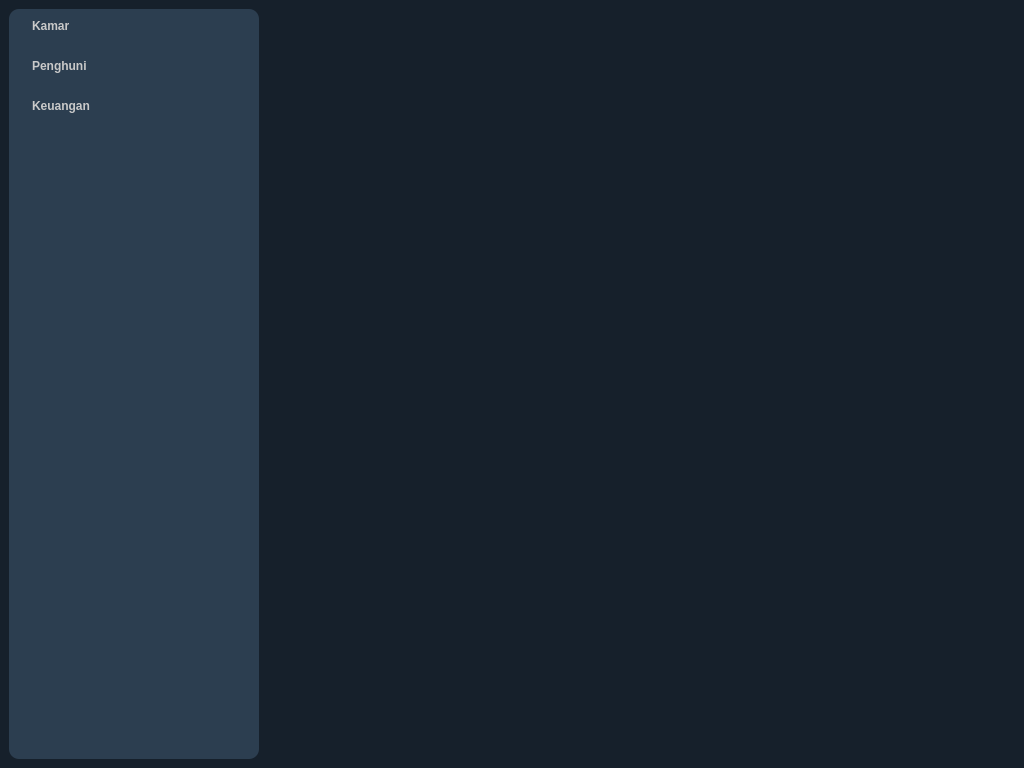
<?xml version="1.0" encoding="UTF-8"?>
<ui version="4.0">
 <class>MainWindow</class>
 <widget class="QMainWindow" name="MainWindow">
  <property name="geometry">
   <rect>
    <x>0</x>
    <y>0</y>
    <width>1024</width>
    <height>768</height>
   </rect>
  </property>
  <property name="windowTitle">
   <string>KosanKita</string>
  </property>
  <property name="styleSheet">
   <string notr="true">QMainWindow {
	background-color: #16202B; }
/* Warna latar belakang sidebar */
QWidget#widget {
    background-color: #2c3e50; 
	border-radius: 10px;
}

/* Gaya tombol navigasi sidebar */
QPushButton {
    background-color: transparent;
    color: #C9C9C9;
    border: none;
    text-align: left;
    padding: 8px 16px;
    font-size: 12px;
	font-weight: 600;
    border-radius: 6px;
    margin: 2px 8px;
}

/* Efek saat kursor menyentuh tombol (Hover) */
QPushButton:hover {
    background-color: #34495e;
}

/* Efek saat tombol diklik */
QPushButton:pressed {
    background-color: #1abc9c;
}</string>
  </property>
  <widget class="QWidget" name="centralwidget">
   <layout class="QHBoxLayout" name="horizontalLayout_2">
    <item>
     <layout class="QHBoxLayout" name="horizontalLayout">
      <item>
       <widget class="QWidget" name="widget" native="true">
        <property name="minimumSize">
         <size>
          <width>250</width>
          <height>0</height>
         </size>
        </property>
        <property name="maximumSize">
         <size>
          <width>250</width>
          <height>16777215</height>
         </size>
        </property>
        <widget class="QWidget" name="verticalLayoutWidget">
         <property name="geometry">
          <rect>
           <x>-1</x>
           <y>0</y>
           <width>251</width>
           <height>741</height>
          </rect>
         </property>
         <layout class="QVBoxLayout" name="verticalLayout">
          <item>
           <widget class="QPushButton" name="btnKamar">
            <property name="text">
             <string>Kamar</string>
            </property>
           </widget>
          </item>
          <item>
           <widget class="QPushButton" name="btnPenghuni">
            <property name="text">
             <string>Penghuni</string>
            </property>
           </widget>
          </item>
          <item>
           <widget class="QPushButton" name="btnKeuangan">
            <property name="text">
             <string>Keuangan</string>
            </property>
           </widget>
          </item>
          <item>
           <spacer name="verticalSpacer">
            <property name="orientation">
             <enum>Qt::Orientation::Vertical</enum>
            </property>
            <property name="sizeHint" stdset="0">
             <size>
              <width>20</width>
              <height>40</height>
             </size>
            </property>
           </spacer>
          </item>
         </layout>
        </widget>
       </widget>
      </item>
      <item>
       <widget class="QStackedWidget" name="stackedWidget">
        <widget class="QWidget" name="page"/>
        <widget class="QWidget" name="page_2"/>
       </widget>
      </item>
     </layout>
    </item>
   </layout>
  </widget>
 </widget>
 <resources/>
 <connections/>
</ui>
